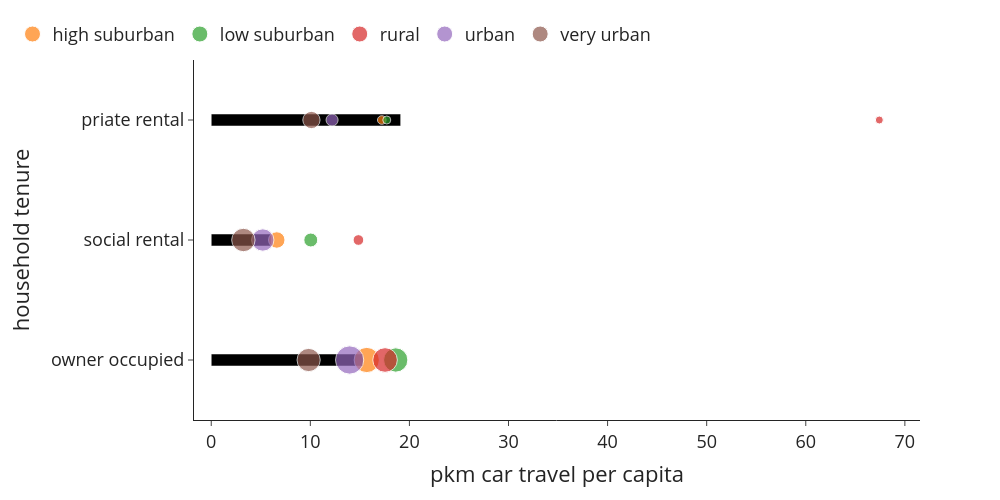

Here is the notebook cell this chart was saved with:
### Markdown cell above
#### Mobility

### Code cell
#floor area per tenure
use_m2_total_inc = (use['car_pkm']*use['n_hhd']).groupby(level=0, sort=False).sum() #m2 total in each group summed by tenure
use_cap_total_inc = use['n_hhdmem2019'].groupby(level=0, sort=False).sum() #no. of people in each group summed by tenure
use_m2_per_cap_inc = use_m2_total_inc / use_cap_total_inc #m2/cap in each income group
use_m2_per_cap_inc.plot(kind='bar') #per person
"""interpretation: especially the highest income decile has considerably more floor area available than the vast majority"""

#floor area per tenure and urbanisation type
use_m2_total_tenure_type = (use['car_pkm']*use['n_hhd']).groupby(level=[0,3], sort=False).sum() #m2 total in each group summed by tenure
use_cap_total_tenure_type = use['n_hhdmem2019'].groupby(level=[0,3], sort=False).sum() #no. of people in each group summed by tenure
use_m2_per_cap_tenure_type = use_m2_total_tenure_type / use_cap_total_tenure_type #m2/cap in each income group

#preparing the dataframes for plotting
df = use_m2_per_cap_inc
df2=use_m2_per_cap_tenure_type.rename('value').to_frame()
df2['n_hhd'] = use['n_hhd'].groupby(level=[0,3], sort=False).sum()

#plot
colors = ['#000000', #construction
                            '#fe6100', #buildings                                              
                                        '#648fff', #roads
                                        '#785ef0', #railways
                                        '#ffb000', #electricity
                                        '#808080', #other civil engineering
                                        '#000000', #construction
                                        ]
fig = px.bar(df, x=df.values, y=df.index,  
             labels={'x':'pkm car travel per capita', 'tenure_lab':'household tenure'}, 
             template='simple_white', 
             color_discrete_sequence=colors) 
fig.update_layout(width=1000, height=500, 
                      #xaxis_tickformat = '.0%',
                      font=dict(size=18),
                      bargap=0.9,
                      legend=dict(
        orientation="h",
        #entrywidth=70,
        yanchor="bottom",
        y=1.02,
        xanchor="left",
        x=-0.25,
    ))



for i in df2.index.levels[1].to_list():
    df_plot = df2.xs(i, level=1)
    fig.add_trace(go.Scatter(
            y=df_plot.index, 
            x=df_plot['value'],
            mode='markers',
            name=i,
            marker=dict(size=df_plot['n_hhd'],
                        sizemode='area',
                        sizeref=4*max(df2['n_hhd'])/(40.**2),
                        sizemin=4,
                        #color=10*[0, 1, 2, 3],
                        ),
            showlegend=True
        ))

fig.write_image('visualisations/bubblechart_carpkm_per_cap_tenure_urb.png', scale=3)
fig.show()

### Figure 1 — Plotly figure (JSON) as saved in the notebook; plotly's stock layout.template omitted (floating-point values rounded to 4 significant figures)
{"data": [{"alignmentgroup": "True", "hovertemplate": "pkm car travel per capita=%{x}<br>household tenure=%{y}<extra></extra>", "legendgroup": "", "marker": {"color": "#000000", "pattern": {"shape": ""}}, "name": "", "offsetgroup": "", "orientation": "h", "showlegend": false, "textposition": "auto", "type": "bar", "x": [15.32, 6.035, 19.12], "xaxis": "x", "y": ["owner occupied", "social rental", "priate rental"], "yaxis": "y"}, {"marker": {"size": [872060, 371230, 101785], "sizemin": 4, "sizemode": "area", "sizeref": 2740.0}, "mode": "markers", "name": "high suburban", "showlegend": true, "type": "scatter", "x": [15.69, 6.614, 17.21], "y": ["owner occupied", "social rental", "priate rental"]}, {"marker": {"size": [808930, 265740, 79005], "sizemin": 4, "sizemode": "area", "sizeref": 2740.0}, "mode": "markers", "name": "low suburban", "showlegend": true, "type": "scatter", "x": [18.62, 10.04, 17.71], "y": ["owner occupied", "social rental", "priate rental"]}, {"marker": {"size": [829535, 156350, 83900], "sizemin": 4, "sizemode": "area", "sizeref": 2740.0}, "mode": "markers", "name": "rural", "showlegend": true, "type": "scatter", "x": [17.54, 14.85, 67.42], "y": ["owner occupied", "social rental", "priate rental"]}, {"marker": {"size": [1095810, 681250, 198435], "sizemin": 4, "sizemode": "area", "sizeref": 2740.0}, "mode": "markers", "name": "urban", "showlegend": true, "type": "scatter", "x": [13.97, 5.203, 12.19], "y": ["owner occupied", "social rental", "priate rental"]}, {"marker": {"size": [737490, 751285, 406835], "sizemin": 4, "sizemode": "area", "sizeref": 2740.0}, "mode": "markers", "name": "very urban", "showlegend": true, "type": "scatter", "x": [9.828, 3.244, 10.11], "y": ["owner occupied", "social rental", "priate rental"]}], "layout": {"bargap": 0.9, "barmode": "relative", "font": {"size": 18}, "height": 500, "legend": {"orientation": "h", "tracegroupgap": 0, "x": -0.25, "xanchor": "left", "y": 1.02, "yanchor": "bottom"}, "margin": {"t": 60}, "width": 1000, "xaxis": {"anchor": "y", "domain": [0, 1], "title": {"text": "pkm car travel per capita"}}, "yaxis": {"anchor": "x", "domain": [0, 1], "title": {"text": "household tenure"}}}}
